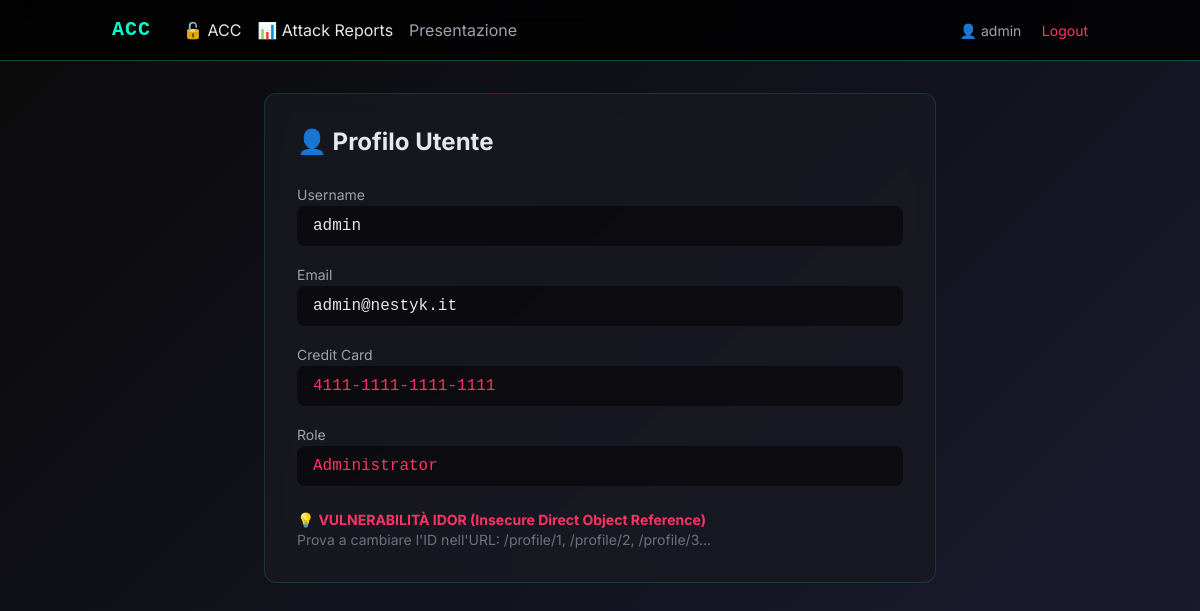
Screenshot of /profile/1 (signed in) with the database file from the repository.
### app.py (models this page shows)
class User(db.Model):
    id = db.Column(db.Integer, primary_key=True)
    username = db.Column(db.String(80), unique=True, nullable=False)
    password = db.Column(db.String(120), nullable=False)
    email = db.Column(db.String(120))
    credit_card = db.Column(db.String(50))
    role = db.Column(db.String(20), default='user')

### app.py (the view)
@app.route('/profile/<int:user_id>')
def profile(user_id):
    if 'user_id' not in session:
        return redirect(url_for('login_page'))
    query = f"SELECT * FROM user WHERE id = {user_id}"
    user = db.session.execute(text(query)).first()
    if user:
        user_data = User.query.get(user[0])
        return render_template('acc/profile.html', user=user_data)
    return "Utente non trovato", 404

### templates/acc/profile.html (shortened to what this page needs)
{% extends "base.html" %}
{% block content %}
<div class="max-w-2xl mx-auto">
    <div class="glass rounded-xl p-8">
        <h2 class="text-2xl font-bold mb-6">👤 Profilo Utente</h2>
        <div class="space-y-4">
            <div>
                <label class="text-gray-400 text-sm">Username</label>
                <div class="bg-black/50 rounded-lg px-4 py-2 font-mono">{{ user.username }}</div>
            </div>
            <div>
                <label class="text-gray-400 text-sm">Email</label>
                <div class="bg-black/50 rounded-lg px-4 py-2 font-mono">{{ user.email }}</div>
            </div>
            <div>
                <label class="text-gray-400 text-sm">Credit Card</label>
                <div class="bg-black/50 rounded-lg px-4 py-2 font-mono text-[#ff3366]">{{ user.credit_card }}</div>
            </div>
            <div>
                <label class="text-gray-400 text-sm">Role</label>
                <div class="bg-black/50 rounded-lg px-4 py-2 font-mono">
                    {% if user.role == 'admin' %}
                    <span class="text-[#ff3366]">Administrator</span>
                    {% else %}
                    <span class="text-gray-400">User</span>
                    {% endif %}
                </div>
            </div>
        </div>
        <div class="mt-6 text-sm text-gray-500">
            💡 <strong class="text-[#ff3366]">VULNERABILITÀ IDOR (Insecure Direct Object Reference)</strong><br>
            Prova a cambiare l'ID nell'URL: /profile/1, /profile/2, /profile/3...
        </div>
    </div>
</div>
{% endblock %}

### templates/base.html (style rules this page uses)
body { font-family: 'Inter', sans-serif; background: linear-gradient(135deg, #0a0a0a 0%, #1a1a2e 100%); }
.font-mono { font-family: 'JetBrains Mono', monospace; }
.glass { background: rgba(26, 26, 35, 0.7); backdrop-filter: blur(10px); border: 1px solid rgba(0, 255, 204, 0.15); }

### rows the page displays
User: username "admin", email "admin@nestyk.it", credit_card "4111-1111-1111-1111"

### other values shown
{{ session.username }} "admin"
